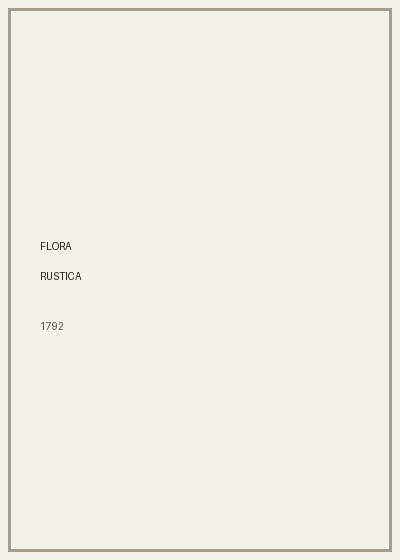
#> input picture website/fixtures/sample-thumb.jpg, 400 x 560 px
$ python -i pipeline.py   (imports and definitions only)   (older library calls are emulated)
#> lines starting #> are read from the running program, lines starting #| are printed output that depends on the picture; after the words box and inside, x2 and y2 are one past the last pixel; in counts of white or black regions, pixels touching at a corner belong together
### src/librarytool/processing/raster.py
"""Deterministic raster primitives shared by correction front ends.

The functions in this module are deliberately transport- and provider-neutral.
They accept immutable image bytes, return a new lossless derivative, and do no
filesystem or network I/O.  Coordinates are normalized against the
EXIF-oriented source image so a proposal, editor, and background worker can
share one geometry contract.
"""

from __future__ import annotations

import hashlib
import io
import json
import math
import numbers
import warnings
from dataclasses import dataclass
from typing import Any, Iterable, Sequence

from PIL import Image, ImageOps, UnidentifiedImageError, __version__ as PILLOW_VERSION

from .operations import ProcessingOperation, apply_operations


EXIF_ORIENTED_NORMALIZED = "exif_oriented_normalized"
POINT_ORDER = ("top_left", "top_right", "bottom_right", "bottom_left")
KERNEL_ALGORITHM_VERSION = "1.0.0"
MIN_NORMALIZED_QUAD_AREA = 0.0001
MIN_NORMALIZED_EDGE_LENGTH = 0.001
MIN_NORMALIZED_POLYGON_AREA = 0.0001
MIN_NORMALIZED_POLYGON_POINTS = 3
# Freehand tracing can emit a point per pointer sample. The editor simplifies
# before submitting; this bound keeps the O(n^2) self-intersection test and the
# canonical JSON command bounded no matter what a client sends.
MAX_NORMALIZED_POLYGON_POINTS = 512
_GEOMETRY_EPSILON = 1e-12

NormalizedPoint = tuple[float, float]
NormalizedQuad = tuple[
    NormalizedPoint,
    NormalizedPoint,
    NormalizedPoint,
    NormalizedPoint,
]
NormalizedPolygon = tuple[NormalizedPoint, ...]
Matrix3 = tuple[
    tuple[float, float, float],
    tuple[float, float, float],
    tuple[float, float, float],
]


class RasterInputError(ValueError):
    """The source raster or requested transform is invalid."""


def _is_number(value: object) -> bool:
    return isinstance(value, numbers.Real) and not isinstance(value, bool)


def _cross(a: NormalizedPoint, b: NormalizedPoint, c: NormalizedPoint) -> float:
    return (b[0] - a[0]) * (c[1] - a[1]) - (b[1] - a[1]) * (c[0] - a[0])


# [208 lines left out: functions _on_segment, _segments_intersect, _signed_area, validate_normalized_quad, _polygon_signed_area, validate_normalized_polygon, not called in this run]


@dataclass(frozen=True, slots=True)
class PageBoundaryProposal:
    """A detector proposal pinned to one exact source revision."""

    quad: NormalizedQuad
    confidence: float
    detector: str
    detector_version: str
    source_revision: str
    coordinate_space: str = EXIF_ORIENTED_NORMALIZED

    # [116 lines left out: functions __post_init__, points, as_dict, page_boundary_proposal_from_pixel_quad, _bounded_integer, not called in this run]


@dataclass(frozen=True, slots=True)
class ManualBinaryAdjustRecipe:
    """Manual grayscale/binary adjustment, distinct from color normalization.

    ``contrast=100`` is a true one-bit-looking rendition whose pixels are only
    0 or 255.  Positive brightness lowers the threshold, so the number of white
    pixels can only increase for a fixed input.
    """

    contrast: int = 100
    brightness: int = 0

    def __post_init__(self) -> None:
        _bounded_integer(self.contrast, name="contrast", minimum=0, maximum=100)
        _bounded_integer(self.brightness, name="brightness", minimum=-100, maximum=100)

    @property
    def contrast_percent(self) -> int:
        return self.contrast

    @property
    def brightness_percent(self) -> int:
        return self.brightness

    # [19 lines left out: functions threshold, as_dict, not called in this run]


@dataclass(frozen=True, slots=True)
class RasterLimits:
    """Decode and derivative bounds for an interactive correction job."""

    max_source_bytes: int = 96 * 1024 * 1024
    max_source_edge_px: int = 12_000
    max_source_megapixels: int = 80
    max_output_edge_px: int = 6_000
    max_output_megapixels: int = 40

    # [13 lines left out: function __post_init__, not called in this run]


@dataclass(frozen=True, slots=True)
class PixelPerspectiveResult:
    """Compatibility result for an in-memory OpenCV projective transform.

    The cloud processor predates the lossless correction recipe and has an
    observable OpenCV/JPEG pixel contract.  Keeping this lower-level result in
    the shared kernel lets that processor delegate its perspective operation
    without routing old captures through the newer Pillow/PNG rendition.
    """

    pixels: Any
    source_to_output_pixel_homography: Any
    output_width: int
    output_height: int


# [57 lines left out: function apply_capture_pixel_perspective_compat, not called in this run]


def order_pixel_quad(points: object) -> Any:
    """Return float32 pixel points in TL/TR/BR/BL order.

    This preserves the cloud processor's established sum/difference ordering
    and NumPy return type.  It is intentionally separate from
    :func:`validate_normalized_quad`, whose callers already know vertex
    identity and must never have their points silently reordered.
    """

    import numpy as np

    array = np.asarray(points, dtype=np.float32).reshape(4, 2)
    ordered = np.empty((4, 2), dtype=np.float32)
    sums = array.sum(axis=1)
    differences = np.diff(array, axis=1).reshape(-1)
    ordered[0] = array[int(np.argmin(sums))]
    ordered[2] = array[int(np.argmax(sums))]
    ordered[1] = array[int(np.argmin(differences))]
    ordered[3] = array[int(np.argmax(differences))]
    if len({(float(x), float(y)) for x, y in ordered}) != 4:
        raise ValueError("Degenerate four-point boundary")
    return ordered


# [119 lines left out: functions _bounded_pixel_destination_size, apply_pixel_perspective_transform, normalize_pixel_homography, not called in this run]


@dataclass(frozen=True, slots=True)
class PerspectiveTransformResult:
    """Lossless derivative and reproducible transform evidence."""

    output_png: bytes
    source_width: int
    source_height: int
    output_width: int
    output_height: int
    source_revision: str
    source_sha256: str
    output_sha256: str
    source_to_output_homography: tuple[float, ...]
    _manifest_json: bytes
    # An unmasked transform keeps one set of bytes for both renditions, so the
    # display and OCR-ready outputs continue to share a checksum exactly as they
    # did before masking existed. A mask makes them genuinely different images:
    # the display rendition carries alpha and the OCR-ready one is flattened.
    ocr_ready_png: bytes | None = None
    ocr_ready_sha256: str = ""
    masked: bool = False

    # [10 lines left out: function __post_init__, not called in this run]

    @property
    def output_bytes(self) -> bytes:
        return self.output_png

    @property
    def output_media_type(self) -> str:
        return "image/png"

    # [5 lines left out: function transform_manifest, not called in this run]

    @property
    def manifest_bytes(self) -> bytes:
        return self._manifest_json

    @property
    def manifest_sha256(self) -> str:
        return hashlib.sha256(self._manifest_json).hexdigest()

    @property
    def output_hashes(self) -> dict[str, str]:
        return {"source": self.source_sha256, "output": self.output_sha256}


# [164 lines left out: functions _mask_crop_box, _crop_normalizer, _mask_alpha, apply_manual_binary_adjust, not called in this run]


def _round_half_up(value: float) -> int:
    return int(math.floor(value + 0.5))


def _pixel_point(point: NormalizedPoint, width: int, height: int) -> tuple[float, float]:
    return point[0] * (width - 1), point[1] * (height - 1)


# [125 lines left out: functions _destination_size, _solve_linear_system, _homography, _matrix_multiply, _matrix_inverse, _normalize_matrix, not called in this run]


def _stable_float(value: float) -> float:
    rounded = round(value, 12)
    return 0.0 if abs(rounded) < 5e-13 else rounded


# [335 lines left out: functions _canonical_matrix, _validate_source_dimensions, _decode_source, _encode_png, _canonical_json, apply_perspective_transform, not called in this run]

### services/image_processor/whl_image_processor/pipeline.py
"""Deterministic, bounded image cleanup for photographed catalogue material.

The immutable upload is never rewritten.  This module decodes it into a new
pixel buffer, applies the requested recipe, and emits three derivative JPEGs.
All coordinates in the public transform contract refer to the EXIF-oriented
source image; raw stored bytes are identified separately by ``source_sha256``.
"""

from __future__ import annotations

import contextlib
import hashlib
import importlib.metadata
import io
import math
import tempfile
import warnings
from dataclasses import dataclass
from functools import lru_cache
from pathlib import Path
from typing import Any, Callable

from librarytool.processing import raster as _raster_processing


class PermanentImageInputError(ValueError):
    """The source or recipe is invalid and retrying cannot repair it."""


class RetryableImageProcessingError(RuntimeError):
    """The processor could not finish because of a transient/runtime failure."""


@dataclass(frozen=True, slots=True)
class ProcessingOptions:
    operations: tuple[str, ...]
    role: str
    dewarp_strength_percent: int
    margin_padding_percent: int
    contrast_strength_percent: int
    paper_tone_retention_percent: int
    max_megapixels: int = 40
    max_edge_px: int = 6000
    curvature_backend: str = "page-dewarp"

    # [20 lines left out: function __post_init__, not called in this run]


@dataclass(frozen=True, slots=True)
class ProcessedImage:
    display_jpeg: bytes
    ocr_jpeg: bytes
    thumbnail_jpeg: bytes
    source_width: int
    source_height: int
    output_width: int
    output_height: int
    thumbnail_width: int
    thumbnail_height: int
    source_sha256: str
    display_sha256: str
    ocr_sha256: str
    thumbnail_sha256: str
    applied_operations: tuple[str, ...]
    skipped_operations: tuple[str, ...]
    source_to_display_homography: tuple[float, ...] | None
    transform_manifest: dict[str, Any]
    quality: dict[str, Any]
    page_boundary_proposal: _raster_processing.PageBoundaryProposal | None = None

    # [7 lines left out: function output_hashes, not called in this run]


@dataclass(slots=True)
class _DecodedImage:
    rgb: Any
    raw_width: int
    raw_height: int
    orientation: int
    format_name: str


@dataclass(slots=True)
class _Boundary:
    quad: Any | None
    confidence: float
    detected: bool
    method: str


@dataclass(slots=True)
class _NonlinearResult:
    rgb: Any
    manifest: dict[str, Any]


_KNOWN_OPERATIONS = {
    "page_dewarp",
    "detected_margin_crop",
    "contrast_normalization",
    "spine_crop",
}
_MAX_COMPRESSED_BYTES = 96 * 1024 * 1024
_JPEG_MAGIC = b"\xff\xd8\xff"
_PNG_MAGIC = b"\x89PNG\r\n\x1a\n"
_TIFF_MAGICS = (b"II*\x00", b"MM\x00*")
PAGE_BOUNDARY_DETECTOR = "whl-image-processor.page-contour"
PAGE_BOUNDARY_DETECTOR_VERSION = "1.0.0"


@lru_cache(maxsize=1)
def _runtime() -> tuple[Any, Any, Any, Any]:
    try:
        import cv2
        import numpy as np
        from PIL import Image, ImageOps
    except ImportError as exc:  # a bad container may succeed on a later deployment
        raise RetryableImageProcessingError(
            f"Required image runtime is unavailable: {exc.name or type(exc).__name__}"
        ) from exc
    return cv2, np, Image, ImageOps


# [78 lines left out: functions _magic_format, _decode_source, not called in this run]


def _order_quad(points: Any) -> Any:
    return _raster_processing.order_pixel_quad(points)


def _quad_score(quad: Any, contour_area: float, width: int, height: int) -> float:
    cv2, np, _, _ = _runtime()
    ordered = _order_quad(quad)
    quad_area = abs(float(cv2.contourArea(ordered)))
    if quad_area <= 1:
        return -1.0
    area_fraction = quad_area / float(width * height)
    if not 0.10 <= area_fraction <= 0.995:
        return -1.0
    rectangularity = min(1.0, max(0.0, contour_area / quad_area))
    centre = ordered.mean(axis=0)
    centre_distance = math.hypot(
        (float(centre[0]) - width / 2) / max(width, 1),
        (float(centre[1]) - height / 2) / max(height, 1),
    )
    centre_score = max(0.0, 1.0 - centre_distance)
    edge_margin = min(
        float(np.min(ordered[:, 0])),
        float(np.min(ordered[:, 1])),
        float(width - 1 - np.max(ordered[:, 0])),
        float(height - 1 - np.max(ordered[:, 1])),
    )
    border_score = 0.7 if edge_margin <= 1 else 1.0
    return area_fraction * (0.55 + 0.25 * rectangularity + 0.20 * centre_score) * border_score


def _detect_page_boundary(rgb: Any) -> _Boundary:
    cv2, np, _, _ = _runtime()
    height, width = rgb.shape[:2]
#> height = 560; width = 400
    scale = min(1.0, 1400.0 / max(height, width))
#> scale = 1
    if scale < 1.0:
        work = cv2.resize(
            rgb,
            (max(32, int(round(width * scale))), max(32, int(round(height * scale)))),
            interpolation=cv2.INTER_AREA,
        )
    else:
        work = rgb
    wh, ww = work.shape[:2]
#> wh = 560; ww = 400
    gray = cv2.cvtColor(work, cv2.COLOR_RGB2GRAY)
    blurred = cv2.GaussianBlur(gray, (5, 5), 0)
    median = float(np.median(blurred))
#> median = 241
    lower = int(max(20, 0.55 * median))
#> lower = 132
    upper = int(min(245, max(lower + 30, 1.35 * median)))
#> upper = 245
    edge_mask = cv2.Canny(blurred, lower, upper)
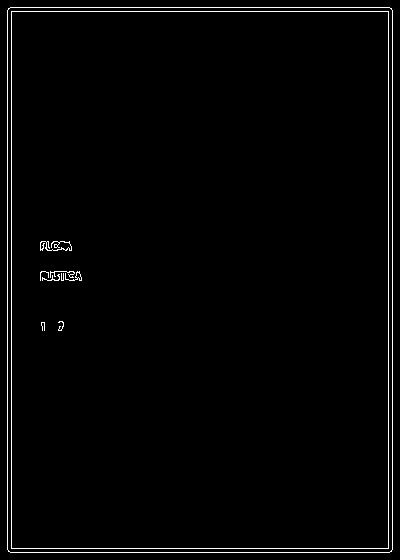
#> edge_mask: shape (560, 400); 1.8% white in thin lines or dots
    kernel = cv2.getStructuringElement(cv2.MORPH_RECT, (7, 7))
    edge_mask = cv2.morphologyEx(edge_mask, cv2.MORPH_CLOSE, kernel, iterations=2)
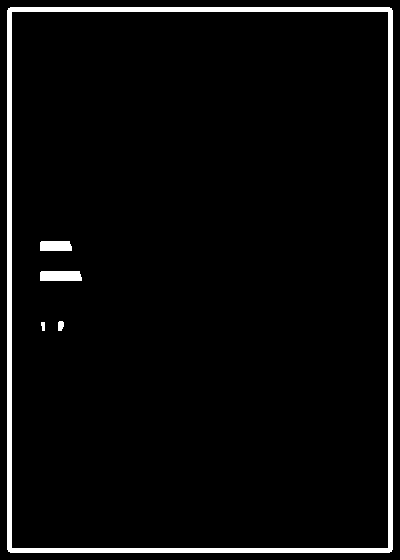
#> edge_mask: shape (560, 400); 4.5% white; 5 white regions, box (x1, y1, x2, y2) and area: (7, 7, 393, 553) 9200, (40, 271, 82, 281) 410, (40, 241, 72, 251) 311, (58, 321, 64, 331) 52, (41, 322, 45, 331) 31

    _, light_mask = cv2.threshold(blurred, 0, 255, cv2.THRESH_BINARY + cv2.THRESH_OTSU)
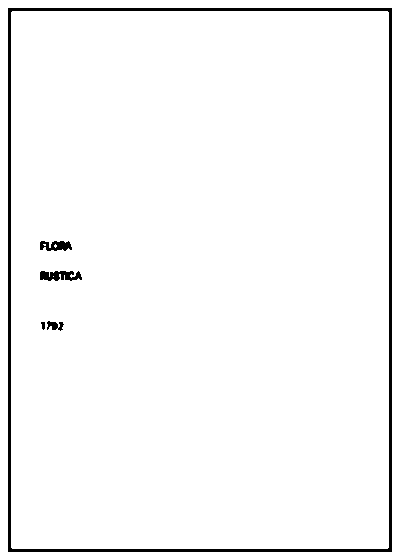
#> light_mask: shape (560, 400); 97.2% white; 5 black regions, box (x1, y1, x2, y2) and area: (8, 8, 392, 552) 5536, (40, 271, 82, 281) 305, (40, 241, 72, 251) 229, (47, 321, 64, 331) 100, (41, 322, 45, 330) 24
    light_mask = cv2.morphologyEx(light_mask, cv2.MORPH_CLOSE, kernel, iterations=2)
#> light_mask: shape (560, 400); every value is 255

    best_quad = None
    best_score = -1.0
    best_method = "none"
    for method, mask in (("edge_contour", edge_mask), ("luminance_contour", light_mask)):
        contours, _ = cv2.findContours(mask, cv2.RETR_LIST, cv2.CHAIN_APPROX_SIMPLE)
        contours = sorted(contours, key=cv2.contourArea, reverse=True)[:24]
        for contour in contours:
            contour_area = float(cv2.contourArea(contour))
            if contour_area < wh * ww * 0.08:
                continue
            perimeter = float(cv2.arcLength(contour, True))
            if perimeter <= 0:
                continue
            candidates: list[Any] = []
            for epsilon in (0.012, 0.02, 0.032, 0.05):
                approximation = cv2.approxPolyDP(contour, epsilon * perimeter, True)
                if len(approximation) == 4 and cv2.isContourConvex(approximation):
                    candidates.append(approximation.reshape(4, 2))
                    break
            if not candidates:
                rect = cv2.minAreaRect(contour)
                rectangularity = contour_area / max(float(rect[1][0] * rect[1][1]), 1.0)
                if rectangularity >= 0.72:
                    candidates.append(cv2.boxPoints(rect))
            for candidate in candidates:
                try:
                    score = _quad_score(candidate, contour_area, ww, wh)
                    ordered = _order_quad(candidate)
                except ValueError:
                    continue
                if score > best_score:
                    best_score = score
                    best_quad = ordered
                    best_method = method
#> this loop made 2 passes
#> method on pass 1: 'edge_contour'
#> method on pass 2: 'luminance_contour'
#> after the loop, best_method = 'edge_contour'; best_quad = [[8, 8], [391, 8], [391, 551], [8, 551]]; best_score = 0.928; candidates = [[[0, 0], [0, 559], [399, 559], [399, 0]]]

    if best_quad is None:
        return _Boundary(None, 0.0, False, "full_frame_fallback")
    best_quad = (best_quad / scale).astype(np.float32)
    area_fraction = abs(float(cv2.contourArea(best_quad))) / float(width * height)
#> area_fraction = 0.928
    confidence = max(0.05, min(0.99, 0.25 + 0.85 * area_fraction))
#> confidence = 0.99
    return _Boundary(best_quad, round(confidence, 4), True, best_method)


# [338 lines left out: functions _page_boundary_proposal, propose_page_boundary, _expand_quad, _projective_warp, _limit_output, _spine_candidate and 9 more, not called in this run]


class _PageDewarp034Adapter:
    """Small direct-API adapter around page-dewarp's cubic sheet model."""

    # [420 lines left out: functions __init__, __call__, _get_page_dewarp_adapter, _grid_to_source_coordinates, _operation_result_order, process_image, not called in this run]

>>> import cv2
>>> picture = cv2.cvtColor(cv2.imread('../../../website/fixtures/sample-thumb.jpg'), cv2.COLOR_BGR2RGB)
>>> result = _detect_page_boundary(picture)
